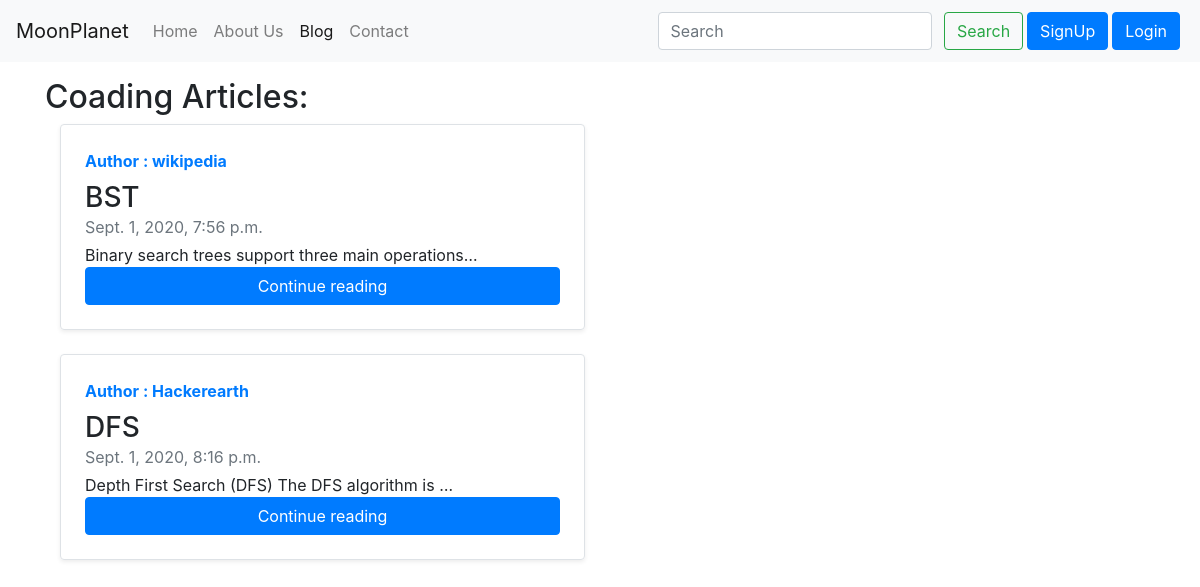
Screenshot of /blog/ with the database file from the repository.
### blog/models.py (models this page shows, shortened)
class Post(models.Model):
	sno=models.AutoField(primary_key=True)
	title=models.CharField(max_length=250,blank=False)
	content=models.TextField()
	author= models.CharField(max_length=50, blank=False)
	slug = models.CharField(max_length=250,blank=False)
	timeStamp=models.DateTimeField(auto_now=False, auto_now_add=True,blank=False)

### blog/views.py (the view)
# urls.py: path('', views.blogHome, name='blogHome'),
def blogHome(request):
	allposts=Post.objects.all()
	return render(request,'blog/blogHome.html',{'allPosts':allposts})

### templates/blog/blogHome.html (shortened to what this page needs)
{%extends 'base.html'%}
{%block blogactive%}active{%endblock blogactive%}
{%block body%}
<div class="container my-3">
<h2>Coading Articles: </h2>
{%for post in allPosts%}
<div class="col-md-6">
      <div class="row no-gutters border rounded overflow-hidden flex-md-row mb-4 shadow-sm h-md-250 position-relative">
        <div class="col p-4 d-flex flex-column position-static">
          <strong class="d-inline-block mb-2 text-primary">Author : {{post.author}}</strong>
          <h3 class="mb-0">{{post.title}}</h3>
          <div class="mb-1 text-muted">{{post.timeStamp}}</div>
          <p class="card-text mb-auto">{{post.content| truncatechars:50 }}</p>
          <a href="/blog/{{post.slug}}" role ="button" class="btn btn-primary">Continue reading</a>
        </div>
      </div>
    </div>
{%endfor%}
</div>
{%endblock%}

### rows the page displays
Post: author "wikipedia", title "BST", timeStamp "Sept. 1, 2020, 7:56 p.m.", content "Binary search trees support three main operations…"
Post: author "Hackerearth", title "DFS", timeStamp "Sept. 1, 2020, 8:16 p.m.", content "Depth First Search (DFS) The DFS algorithm is …"
